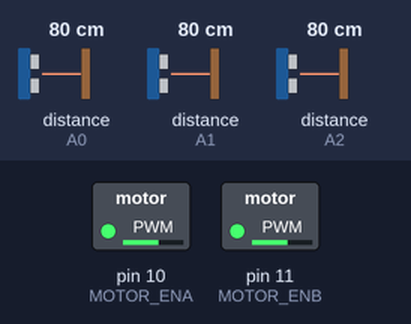
Simulated run of this sketch. Board: Arduino Uno, built with avr-gcc and run on an emulated ATmega328P. On the bench: switched loads named in the sketch (green lamp = pin HIGH). Inputs (shaded band) come from the test bench; at power-on: distance to the obstacle (sensors on A1, A0, A2) 80 cm. The echo pulse lasts 58.3 µs per cm.

Above: at 1.2 s.
1.3 s: distance to the obstacle (sensor on A1) set to 15 cm
2.8 s: distance to the obstacle (sensor on A1) set to 12 cm
At 3.6 s:
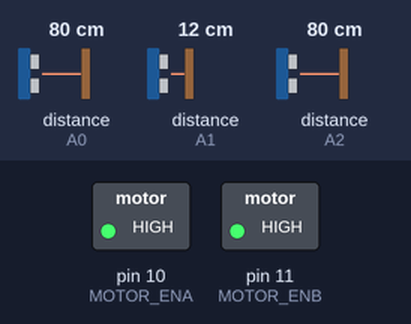
Timing chart, 0 to 5.8 s (numbered marks = the images above; inputs shaded):
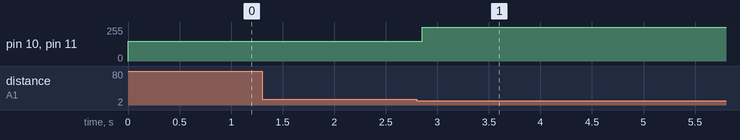

Measured:
- the behaviour switches between 14 and 13 cm on distance to the obstacle (sensor on A1) (found by bisection; images 0 and 1)
- after the input at 1.3 s, every drawn part: stays the same
- after the input at 2.8 s, pin 10 (MOTOR_ENA), pin 11 (MOTOR_ENB): 150/255 → 255/255 after 0.05 s

The sketch:

micromouse.ino
```cpp
#include <NewPing.h>

#define FRONT_TRIG_PIN A4
#define FRONT_ECHO_PIN A1
#define LEFT_TRIG_PIN A3
#define LEFT_ECHO_PIN A0
#define RIGHT_TRIG_PIN A5
#define RIGHT_ECHO_PIN A2

#define MOTOR_IN1 2
#define MOTOR_IN2 3
#define MOTOR_IN3 4
#define MOTOR_IN4 5
#define MOTOR_ENA 10
#define MOTOR_ENB 11

const int FRONT_WALL_DETECTION_THRESHOLD = 13; // cm, detects walls
const int SIDE_WALL_DETECTION_THRESHOLD = 7; // cm, detects left and right wall for straight movement

NewPing front_sonar(FRONT_TRIG_PIN, FRONT_ECHO_PIN, FRONT_WALL_DETECTION_THRESHOLD);
NewPing left_sonar(LEFT_TRIG_PIN, LEFT_ECHO_PIN, SIDE_WALL_DETECTION_THRESHOLD);
NewPing right_sonar(RIGHT_TRIG_PIN, RIGHT_ECHO_PIN, SIDE_WALL_DETECTION_THRESHOLD);

void setup() {
  // Initialize motors
  analogWrite(MOTOR_ENA, 150); // Less speed while moving
  analogWrite(MOTOR_ENB, 150); // Less speed while moving
  // TODO: Increase speed while turning

  stop();
}

void loop() {
  int front_dst = front_sonar.ping_cm();
  int left_dst = left_sonar.ping_cm();
  int right_dst = right_sonar.ping_cm();
  if (front_dst==0) { // Front is clear
    moveForward();
    delay(100);
  } else if (left_dst==0) { // Left is clear
    turnLeft();
    delay(250);
    moveForward();
  } else if (right_dst==0) { // Right is clear
    turnRight();
    delay(250);
    moveForward();
  } else { // Turn left in case no other option is there
    turnLeft();
    delay(250);
    moveForward();
  }
  delay(100);
  // Move away if too close to walls
  if (left_dst==1) {
    turnRight();
    delay(50);
  } else if (right_dst==1) {
    turnLeft();
    delay(50);
  }
}

void moveForward() {
  digitalWrite(MOTOR_IN1, LOW);
  digitalWrite(MOTOR_IN2, HIGH);
  digitalWrite(MOTOR_IN3, LOW);
  digitalWrite(MOTOR_IN4, HIGH);
}

/* NOTE: While turning, I am reversing the direction of the wheel on the
side being turned to. I believe this will aid in faster and more
efficient turns. */

void turnLeft() {
  analogWrite(MOTOR_ENA, 255);
  analogWrite(MOTOR_ENB, 255);
  digitalWrite(MOTOR_IN1, HIGH);
  digitalWrite(MOTOR_IN2, LOW);
  digitalWrite(MOTOR_IN3, LOW);
  digitalWrite(MOTOR_IN4, HIGH);
}

void turnRight() {
  analogWrite(MOTOR_ENA, 255);
  analogWrite(MOTOR_ENB, 255);
  digitalWrite(MOTOR_IN1, LOW);
  digitalWrite(MOTOR_IN2, HIGH);
  digitalWrite(MOTOR_IN3, HIGH);
  digitalWrite(MOTOR_IN4, LOW);
}

void stop() {
  digitalWrite(MOTOR_IN1, LOW);
  digitalWrite(MOTOR_IN2, LOW);
  digitalWrite(MOTOR_IN3, LOW);
  digitalWrite(MOTOR_IN4, LOW);
}
```
